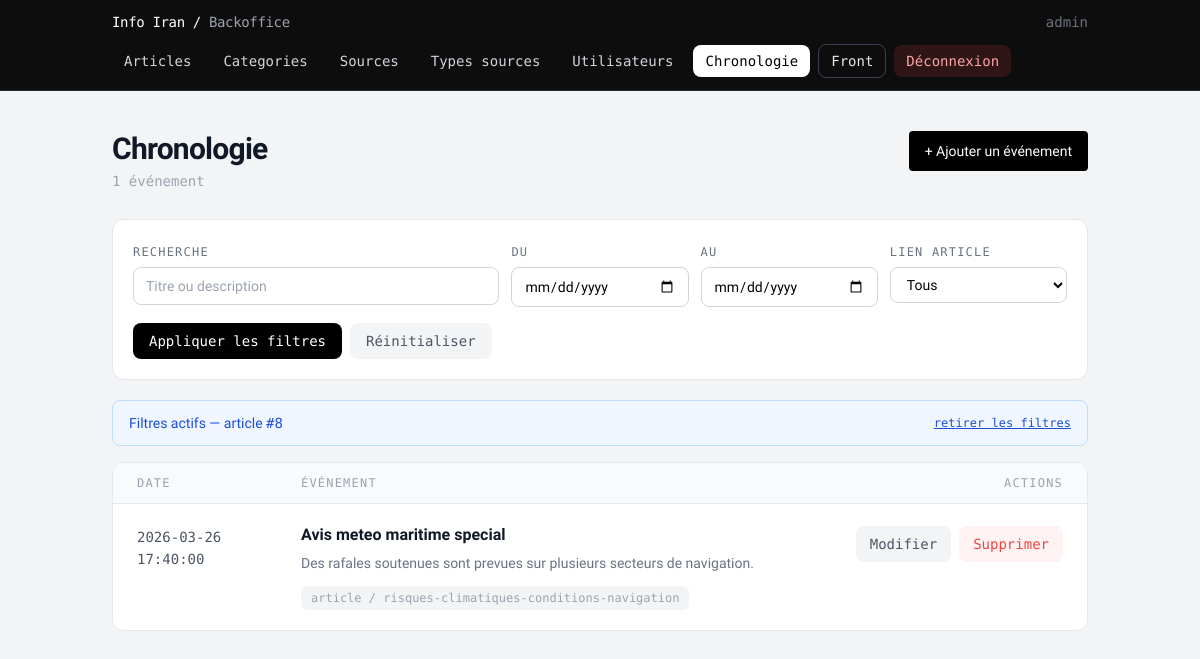
/backoffice/chronologie/article-8 (signed in), run on the app's committed database.
### tables this page shows
CREATE TABLE evenements_chronologie (
    id                 INT PRIMARY KEY AUTO_INCREMENT,
    titre_evenement    VARCHAR(200),
    date_evenement     DATETIME NOT NULL,
    description_courte TEXT,
    id_article         INT,
    FOREIGN KEY (id_article) REFERENCES articles(id) ON DELETE SET NULL
);

CREATE TABLE articles (
    id               INT PRIMARY KEY AUTO_INCREMENT,
    titre            VARCHAR(255) NOT NULL,
    slug             VARCHAR(255) UNIQUE NOT NULL,  
    contenu          LONGTEXT NOT NULL,
    date_publication DATETIME DEFAULT CURRENT_TIMESTAMP,
    id_categorie     INT,
    FOREIGN KEY (id_categorie) REFERENCES categories(id) ON DELETE SET NULL
);

### models/Database.php (called while the page is built, shortened)
<?php
class Database
{
    private static $instance = null;
    private $pdo;
    private function __construct()
    {
        $host = getenv('DB_HOST') ?: '127.0.0.1';
        $db   = getenv('DB_NAME') ?: 'info_actualite';
        $user = getenv('DB_USER') ?: 'actualite_user';
        $pass = getenv('DB_PASS') ?: 'secret_pw';
        $charset = 'utf8mb4';
        $dsn = "mysql:host={$host};dbname={$db};charset={$charset}";
        $options = [
            PDO::ATTR_ERRMODE => PDO::ERRMODE_EXCEPTION,
            PDO::ATTR_DEFAULT_FETCH_MODE => PDO::FETCH_ASSOC,
            PDO::ATTR_EMULATE_PREPARES => false,
        ];
        $this->pdo = new PDO($dsn, $user, $pass, $options);
    }
    public static function getInstance()
    {
        if (self::$instance === null) {
            self::$instance = new self();
        }
        return self::$instance;
    }
    public function getConnection()
    {
        return $this->pdo;
    }
}

### services/ArticleService.php (called while the page is built, shortened)
<?php
require_once __DIR__ . '/../models/Database.php';
require_once __DIR__ . '/../models/AppModel.php';
class ArticleService
{
    private $model;
    public function __construct()
    {
        $this->db = Database::getInstance()->getConnection();
        $this->model = new AppModel($this->db);
    }
    public function getAllArticles(): array
    {
        return $this->model->getAll('articles');
    }
}

### controllers/AuthController.php (called while the page is built, shortened)
<?php
require_once __DIR__ . '/../services/ArticleService.php';
require_once __DIR__ . '/../services/EventChronologyService.php';
class AuthController
{
    private $articleService;
    private $eventChronologyService;
    public function __construct()
    {
        $this->articleService = new ArticleService();
        $this->eventChronologyService = new EventChronologyService();
    }
    public function listArticles(): array
    {
        return $this->articleService->getAllArticles();
    }
    public function listChronologyEvents(): array
    {
        return $this->eventChronologyService->getAllEvents();
    }
}

### services/EventChronologyService.php (called while the page is built, shortened)
<?php
require_once __DIR__ . '/../models/Database.php';
require_once __DIR__ . '/../models/AppModel.php';
class EventChronologyService
{
    private $model;
    public function __construct()
    {
        $db = Database::getInstance()->getConnection();
        $this->model = new AppModel($db);
    }
    public function getAllEvents(): array
    {
        return $this->model->getAll('evenements_chronologie');
    }
}

### models/AppModel.php (called while the page is built, shortened)
<?php
class AppModel
{
    private $db;
    public function __construct(PDO $base_db)
    {
        $this->db = $base_db;
    }
    public function getAll($table_name)
    {
        $stmt = $this->db->query("SELECT * FROM {$table_name}");
        return $stmt->fetchAll(PDO::FETCH_ASSOC);
    }
}

### pages/articles/backoffice_evenements_chronologie.php (the view, shortened to what this page needs)
<?php
require_once __DIR__ . '/../../controllers/AuthController.php';
require_once __DIR__ . '/partials/backoffice_nav.php';
$controller = new AuthController();
$events = $controller->listChronologyEvents();
$articles = $controller->listArticles();
$selectedArticleId = intval($_GET['article_id'] ?? 0);
$searchQuery = trim((string)($_GET['q'] ?? ''));
$dateFromInput = trim((string)($_GET['date_from'] ?? ''));
$dateToInput = trim((string)($_GET['date_to'] ?? ''));
$linkFilter = (string)($_GET['link'] ?? 'all');
$dateFrom = preg_match('/^\d{4}-\d{2}-\d{2}$/', $dateFromInput) ? $dateFromInput : '';
$dateTo = preg_match('/^\d{4}-\d{2}-\d{2}$/', $dateToInput) ? $dateToInput : '';
if ($selectedArticleId > 0) {
    $events = array_values(array_filter($events, static function ($event) use ($selectedArticleId) {
        return intval($event['id_article'] ?? 0) === $selectedArticleId;
    }));
}
$articlesById = [];
foreach ($articles as $article) {
    $articlesById[intval($article['id'])] = $article;
}
usort($events, static function ($a, $b) {
    return strcmp($b['date_evenement'], $a['date_evenement']);
});
$baseListUrl = '/backoffice/chronologie';
if ($selectedArticleId > 0) {
    $baseListUrl = '/backoffice/chronologie/article-' . $selectedArticleId;
}
$activeFilterParams = [];
if ($selectedArticleId > 0) {
    $activeFilterParams['article_id'] = $selectedArticleId;
}
$queryString = http_build_query($activeFilterParams);
$activeFilterCount = count($activeFilterParams) - ($selectedArticleId > 0 ? 1 : 0);
$clearExtraFiltersUrl = $baseListUrl . ($selectedArticleId > 0 ? '?article_id=' . $selectedArticleId : '');
$createUrl = '/backoffice/chronologie/ajout';
if ($selectedArticleId > 0) {
    $createUrl = '/backoffice/chronologie/ajout/article-' . $selectedArticleId;
}
if ($queryString !== '') {
    $createUrl .= '?' . $queryString;
}
?>
<!DOCTYPE html>
<html lang="fr">
<head>
</head>
<body class="bg-gray-100 min-h-screen">
    <main class="container mx-auto px-6 py-10 max-w-5xl">
        <div class="flex items-start justify-between gap-4 mb-7">
            <div>
                <h1 class="text-3xl font-semibold text-gray-900 tracking-tight">Chronologie</h1>
                <p class="mono text-sm text-gray-400 mt-1"><?= count($events) ?> événement<?= count($events) !== 1 ? 's' : '' ?></p>
            </div>
            <a href="<?= htmlspecialchars($createUrl) ?>" class="flex items-center gap-2 bg-black text-white text-sm font-medium px-4 py-2.5 rounded hover:bg-gray-800 transition-colors whitespace-nowrap">
                + Ajouter un événement
            </a>
        </div>
        <form method="get" action="<?= htmlspecialchars($baseListUrl) ?>" class="bg-white border border-gray-200 rounded-xl p-4 md:p-5 mb-5">
            <div class="grid grid-cols-1 md:grid-cols-5 gap-3">
                <div class="md:col-span-2">
                    <label for="q" class="mono text-xs text-gray-500 uppercase tracking-widest">Recherche</label>
                    <input id="q" type="text" name="q" value="<?= htmlspecialchars($searchQuery) ?>" placeholder="Titre ou description"
                           class="mt-1 w-full border border-gray-300 rounded-lg px-3 py-2 text-sm focus:outline-none focus:border-black">
                </div>
                <div>
                    <label for="date_from" class="mono text-xs text-gray-500 uppercase tracking-widest">Du</label>
                    <input id="date_from" type="date" name="date_from" value="<?= htmlspecialchars($dateFrom) ?>"
                           class="mt-1 w-full border border-gray-300 rounded-lg px-3 py-2 text-sm focus:outline-none focus:border-black">
                </div>
                <div>
                    <label for="date_to" class="mono text-xs text-gray-500 uppercase tracking-widest">Au</label>
                    <input id="date_to" type="date" name="date_to" value="<?= htmlspecialchars($dateTo) ?>"
                           class="mt-1 w-full border border-gray-300 rounded-lg px-3 py-2 text-sm focus:outline-none focus:border-black">
                </div>
                <div>
                    <label for="link" class="mono text-xs text-gray-500 uppercase tracking-widest">Lien article</label>
                    <select id="link" name="link"
                            class="mt-1 w-full border border-gray-300 rounded-lg px-3 py-2 text-sm bg-white focus:outline-none focus:border-black">
                        <option value="all" <?= $linkFilter === 'all' ? 'selected' : '' ?>>Tous</option>
                    </select>
                </div>
            </div>
            <div class="mt-4 flex items-center gap-2">
                <button type="submit" class="mono text-sm bg-black text-white px-4 py-2 rounded-lg hover:bg-gray-800 transition-colors">
                    Appliquer les filtres
                </button>
                <a href="<?= htmlspecialchars($clearExtraFiltersUrl) ?>" class="mono text-sm text-gray-600 bg-gray-100 hover:bg-gray-200 px-4 py-2 rounded-lg transition-colors">
                    Réinitialiser
                </a>
            </div>
        </form>
        <?php if ($selectedArticleId > 0 || $activeFilterCount > 0): ?>
            <div class="flex items-center justify-between gap-3 bg-blue-50 border border-blue-200 rounded-lg px-4 py-3 mb-4 text-sm text-blue-700">
                <span>
                    Filtres actifs
                    <?php if ($selectedArticleId > 0): ?>
                        — article <span class="mono">#<?= $selectedArticleId ?></span>
                    <?php endif; ?>
                </span>
                <a href="<?= htmlspecialchars($clearExtraFiltersUrl) ?>" class="mono text-xs underline hover:no-underline">retirer les filtres</a>
            </div>
        <?php endif; ?>
        <div class="bg-white border border-gray-200 rounded-xl overflow-hidden">
            <?php if (empty($events)): ?>
                <div class="px-6 py-20 text-center mono text-base text-gray-400">
                    Aucun événement dans la chronologie.
                </div>
            <?php else: ?>
                <div class="grid grid-cols-[140px_1fr_auto] gap-x-6 px-6 py-3 bg-gray-50 border-b border-gray-200 mono text-xs text-gray-400 uppercase tracking-widest">
                    <span>Date</span>
                    <span>Événement</span>
                    <span>Actions</span>
                </div>
                <?php foreach ($events as $i => $event):
                    $linkedArticleId = $event['id_article'] ? intval($event['id_article']) : null;
                ?>
                    <div class="grid grid-cols-[140px_1fr_auto] gap-x-6 items-start px-6 py-5
                        <?= $i % 2 === 1 ? 'bg-gray-50/60' : 'bg-white' ?>
                        border-b border-gray-100 last:border-b-0 hover:bg-blue-50/30 transition-colors">
                        <div class="pt-0.5">
                            <span class="mono text-sm text-gray-600 leading-snug"><?= htmlspecialchars($event['date_evenement']) ?></span>
                        </div>
                        <div class="min-w-0">
                            <div class="text-base font-semibold text-gray-900 leading-snug mb-1.5"><?= $event['titre_evenement'] ?></div>
                            <div class="text-sm text-gray-500 leading-relaxed mb-3"><?= $event['description_courte'] ?></div>
                            <span class="inline-flex items-center mono text-xs text-gray-400 bg-gray-100 px-2.5 py-1 rounded-md">
                                <?php if ($linkedArticleId && isset($articlesById[$linkedArticleId])): ?>
                                    article / <?= htmlspecialchars($articlesById[$linkedArticleId]['slug']) ?>
                                <?php else: ?>
                                    sans article
                                <?php endif; ?>
                            </span>
                        </div>
                        <div class="flex items-center gap-2 pt-0.5">
                            <a href="/backoffice/chronologie/edit-<?= intval($event['id']) ?><?= $queryString !== '' ? '?' . $queryString : '' ?>"
                               class="mono text-sm text-gray-600 bg-gray-100 hover:bg-gray-200 px-3.5 py-2 rounded-lg transition-colors">
                                Modifier
                            </a>
                            <form action="/backoffice/chronologie/traitement" method="post" onsubmit="return confirm('Supprimer cet evenement ?');">
                                <button type="submit" class="mono text-sm text-red-500 bg-red-50 hover:bg-red-100 px-3.5 py-2 rounded-lg transition-colors">
                                    Supprimer
                                </button>
                            </form>
                        </div>
                    </div>
                <?php endforeach; ?>
            <?php endif; ?>
        </div>
    </main>
</body>
</html>

### data on the page
evenements_chronologie: date_evenement "2026-03-26 17:40:00", titre_evenement "Avis meteo maritime special", description_courte "Des rafales soutenues sont prevues sur plusieurs secteurs de navigation.", id_article.slug "risques-climatiques-conditions-navigation"

### other printed values
$username "admin"
$link['label'] "Articles"
$link['label'] "Categories"
$link['label'] "Sources"
$link['label'] "Types sources"
$link['label'] "Utilisateurs"
$link['label'] "Chronologie"
count($events) "1"
$selectedArticleId "8"
